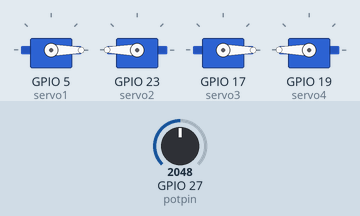
The sketch below on a simulated ESP32. On the bench: 4 × servo. The test bench sets the inputs (shaded band); at power-on: GPIO 27 (potpin) = 2048. What the sketch prints to the serial monitor is not drawn.

Above: at 1.2 s.
1.3 s: GPIO 27 (potpin) set to 491
At 2.2 s:
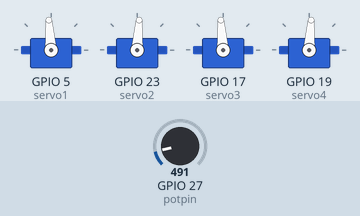
2.8 s: GPIO 27 (potpin) set to 0
At 3.4 s:
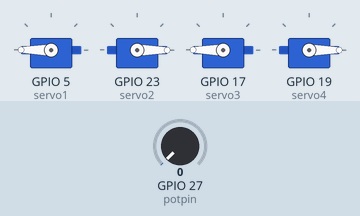
4.3 s: GPIO 27 (potpin) set to 1228
At 5.7 s:
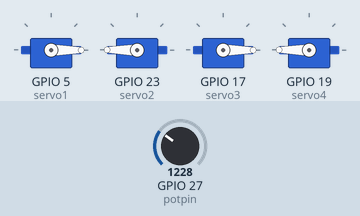
Timing chart, 0 to 7.3 s (numbered marks = the images above; inputs shaded):
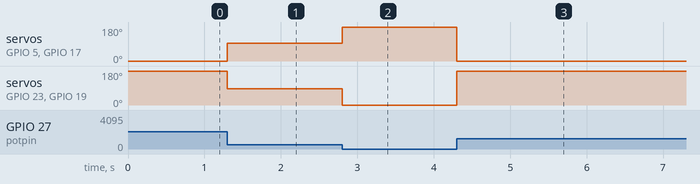

The sketch:

servo-1.ino
```cpp
// SERVO control code for controlling servos using ESP32

#include <Arduino.h>
#include <ESP32Servo.h>

int potpin = 27;
int val;


Servo servo1;
Servo servo2;
Servo servo3;
Servo servo4;

void setup(){
  Serial.begin(115200);
  servo1.attach(5);
  servo2.attach(23);
  servo3.attach(17);
  servo4.attach(19);


}

void loop(){

  val = analogRead(potpin);

  val = map(val, 0, 1023, -90, 90);
  val = constrain(val, -90, 90);


  Serial.println(val);
  servo1.write(90-val);
  servo2.write(90+val);
  servo3.write(90-val);
  servo4.write(90+val);
  delay(1);

}
```

Measured:
- after the input at 1.3 s, servo on GPIO 5 (servo1), servo on GPIO 17 (servo3): 0° → 94° at once; servo on GPIO 23 (servo2), servo on GPIO 19 (servo4): 180° → 86° at once
- after the input at 2.8 s, servo on GPIO 5 (servo1), servo on GPIO 17 (servo3): 94° → 180° at once; servo on GPIO 23 (servo2), servo on GPIO 19 (servo4): 86° → 0° at once
- after the input at 4.3 s, servo on GPIO 5 (servo1), servo on GPIO 17 (servo3): 180° → 0° at once; servo on GPIO 23 (servo2), servo on GPIO 19 (servo4): 0° → 180° at once
